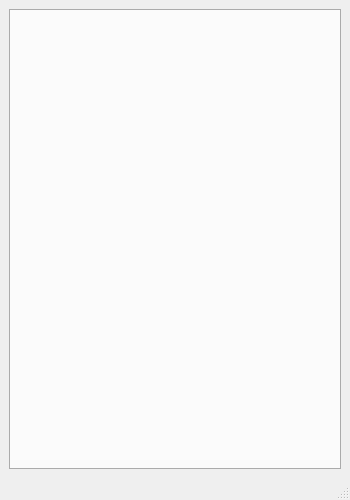
<?xml version="1.0" encoding="UTF-8"?>
<ui version="4.0">
 <class>AppWindow</class>
 <widget class="QMainWindow" name="AppWindow">
  <property name="geometry">
   <rect>
    <x>0</x>
    <y>0</y>
    <width>350</width>
    <height>500</height>
   </rect>
  </property>
  <property name="windowTitle">
   <string>Heroku</string>
  </property>
  <widget class="QWidget" name="centralwidget">
   <layout class="QGridLayout" name="gridLayout">
    <item row="0" column="0">
     <widget class="QTabWidget" name="tabWidget">
      <property name="tabPosition">
       <enum>QTabWidget::South</enum>
      </property>
      <property name="currentIndex">
       <number>-1</number>
      </property>
     </widget>
    </item>
   </layout>
  </widget>
  <widget class="QMenuBar" name="menubar">
   <property name="geometry">
    <rect>
     <x>0</x>
     <y>0</y>
     <width>350</width>
     <height>27</height>
    </rect>
   </property>
  </widget>
  <widget class="QStatusBar" name="statusbar"/>
  <action name="actionLog">
   <property name="text">
    <string>Log</string>
   </property>
  </action>
  <action name="actionExit">
   <property name="text">
    <string>Exit</string>
   </property>
  </action>
 </widget>
 <resources/>
 <connections/>
</ui>
